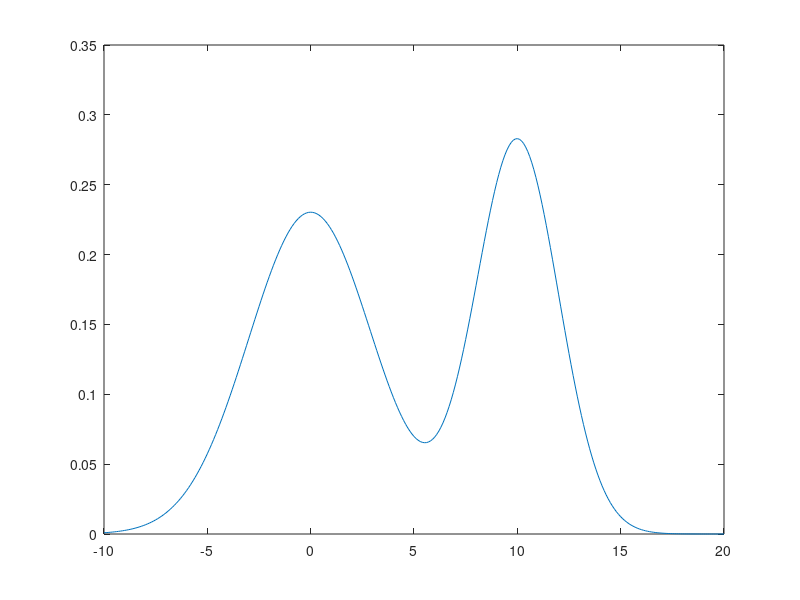

This figure's MATLAB source:
% Metropolis-Hastings MCMC Code
% Bayesian Data Analysis
% PHY/CSI/INF 451/551
% 3 Nov 2020
% Kevin H Knuth


% define a pdf to explore
% this one is the sum of two gaussians
A1 = 1;
A2 = 1;
mu1 = 10;
mu2 = 0;
sigma1 = 2;
sigma2 = 3;
prob = @(x)(A1*(sqrt(2*pi*sigma1))^(-1) * exp( (-1/(2*sigma1^2)) .* (x - mu1).^2)   +  A2*(sqrt(2*pi*sigma2))^(-1) * exp( (-1/(2*sigma2^2)) .* (x - mu2).^2));

% plot the pdf
x = -10:0.1:20;
y = prob(x);
figure;
plot(x,y);

% metropolis hastings markov chain monte carlo (mcmc)
range = 50;
step = range*10;
x(1) = range*randn;
px = prob(x(1));
for i = 1:50000
    y = x(i) + step*randn;
    py = prob(y);
    
    p = min([1, py/px]);
    r = rand;
    
    if (r < p)
        x(i+1) = y;  % accept proposal y
    else
        x(i+1) = x(i); % reject proposal y
    end
    px = prob(x(i+1));
end

% collect samples (throw away BURN IN)
s = x(10000:end);

% look at the mean and standard deviations
% (which are not always so helpful in bi-modal pdfs)
smean = mean(s)
sstd = sqrt(var(s))



    
    